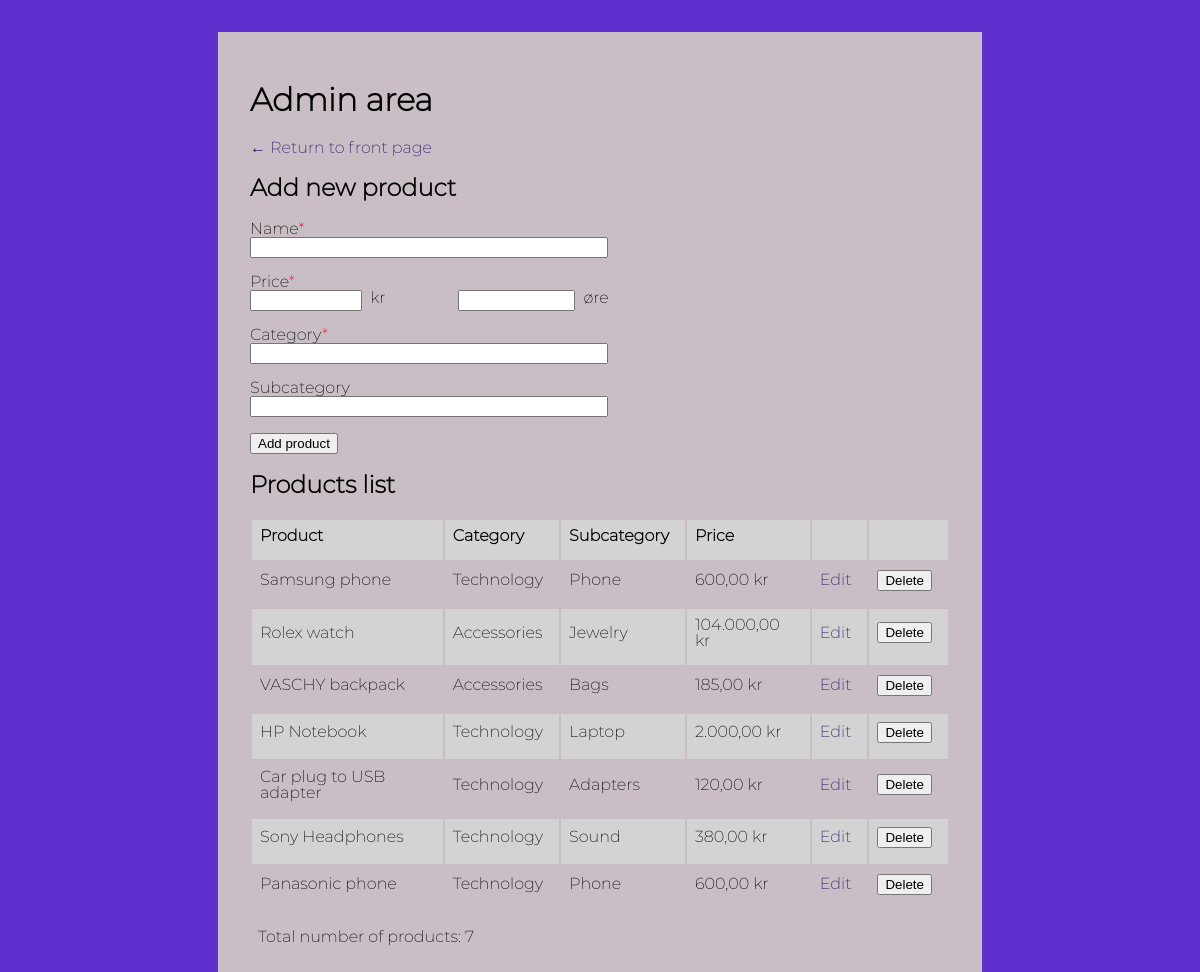
/admin.php (signed in), run on the app's committed database.
### tables this page shows
CREATE TABLE IF NOT EXISTS `products` (
  `id` int NOT NULL AUTO_INCREMENT,
  `name` varchar(255) NOT NULL,
  `price` double(10,2) NOT NULL,
  `category` varchar(255) DEFAULT NULL,
  `subCategory` varchar(255) DEFAULT NULL,
  PRIMARY KEY (`id`)
);

### admin.php (the view, shortened to what this page needs)
<?php
$authenticated = false;
if (array_key_exists('user', $_SESSION) && $_SESSION['user']['admin']) $authenticated = true;
$dbc = mysqli_connect('localhost', 'root', 'root', 'phpmandetory');
$editProduct = false;
$query = 'SELECT id, name, price, category, subCategory FROM products';
$response = mysqli_query($dbc, $query);
$products = [];
while ($product = mysqli_fetch_array($response)) {
    $products[] = [
        'id' => $product['id'],
        'name' => $product['name'],
        'price' => (int)$product['price'],
        'category' => $product['category'],
        'subCategory' => $product['subCategory'],
        'image' =>
            str_replace("'", '',
                str_replace([' '], '-',
                    str_replace(" - ", '-',
                        strtolower($product['name']))
                )
            )
    ];
}
function formatPrice(int $cents): string
{
    return number_format(($cents / 100), 2, ',', '.') . " kr";
}
$editingProduct = null;
?>
<!doctype html>
<html lang="en">
<head>
    <link rel="stylesheet" href="style.css">
</head>
<body>
    <main>
        <h1>Admin area</h1>
        <a class="return-button" href="index.php">&larr; Return to front page</a>
        <?php if ($authenticated): ?>
        <?php if (!$editProduct): ?>
            <h2>Add new product</h2>
        <?php endif; ?>
        <form action="admin.php<?php if ($editingProduct) echo "?editId=" . $editingProduct['id'] ?>" method="POST">
            <div class="input-container">
                <label for="name">Name<span class="required-star">*</span></label>
                <input type="text" name="name" id="name" required value="<?php echo $editingProduct['name'] ?? '' ?>"/>
            </div>
            <div class="split-input">
                <div class="input-container">
                    <label for="price-kr">Price<span class="required-star">*</span></label>
                    <div class="split-input">
                        <input type="number" name="price-kr" id="price-kr" required value="<?php echo substr($editingProduct['price'], 0, -2) ?? '' ?>"/>
                        <p>kr</p>
                    </div>
                </div>
                <div class="input-container">
                    <label for="price-ore" style="color: transparent;">Price</label>
                    <div class="split-input">
                        <input type="number" name="price-ore" id="price-ore" required minlength="2" value="<?php echo substr($editingProduct['price'], -2) ?? '' ?>"/>
                        <p>øre</p>
                    </div>
                </div>
            </div>
            <div class="input-container">
                <label for="category">Category<span class="required-star">*</span></label>
                <input type="text" name="category" id="category" required value="<?php echo $editingProduct['category'] ?? '' ?>"/>
            </div>
            <div class="input-container">
                <label for="subcategory">Subcategory</label>
                <input type="text" name="subCategory" id="subCategory" value="<?php echo $editingProduct['subCategory'] ?? '' ?>"/>
            </div>
            <?php if (!$editProduct): ?>
                <button type="submit">Add product</button>
            <?php endif; ?>
        </form>
        <h2>Products list</h2>
        <table class="products-administration">
            <tr>
                <th>Product</th>
                <th>Category</th>
                <th>Subcategory</th>
                <th>Price</th>
                <th></th>
                <th></th>
            </tr>
            <?php foreach ($products as $product_id => $product): ?>
                <tr>
                    <td><?php echo $product['name'] ?></td>
                    <td><?php echo $product['category'] ?></td>
                    <td><?php echo $product['subCategory'] ?></td>
                    <td><?php echo formatPrice($product['price']) ?></td>
                    <td> <a href="admin.php?editId=<?php echo $product['id'] ?>">Edit</a></td>
                    <td> <form action="admin.php?deleteId=<?php echo $product['id'] ?>" method="POST"> <button type="submit">Delete</button></form></td>
                </tr>
            <?php endforeach; ?>
        </table>
        <div class="total-products">Total number of products: <?php echo count($products) ?></div>
        <?php endif ?>
    </main>
</body>
</html>

### style.css (style rules this page uses)
html { font-family: 'montserrat'; background-color: #6030cf; }
main { width: 700px; margin: 32px auto; background-color: #c9bec5; padding: 32px; }
a { color: #260a66; text-decoration: none; }
label { display: block; }
input { display: block; width: 50%; }
.input-container { margin-bottom: 16px; }
table { width: 100%; }
th { text-align: left; }
td, th { padding: 8px 16px 16px 8px; }
tr:nth-child(odd) { background-color: lightgrey; }
.split-input { display: flex; }
.split-input p { margin: 0 0 0 8px; }
.required-star { color: red; }
.total-products { padding: 16px 8px; }

### data on the page
products: name "Samsung phone", category "Technology", subCategory "Phone", price "600,00 kr"
products: name "Rolex watch", category "Accessories", subCategory "Jewelry", price "104.000,00 kr"
products: name "VASCHY backpack", category "Accessories", subCategory "Bags", price "185,00 kr"
products: name "HP Notebook", category "Technology", subCategory "Laptop", price "2.000,00 kr"
products: name "Car plug to USB adapter", category "Technology", subCategory "Adapters", price "120,00 kr"
products: name "Sony Headphones", category "Technology", subCategory "Sound", price "380,00 kr"
products: name "Panasonic phone", category "Technology", subCategory "Phone", price "600,00 kr"

### other printed values
count($products) "7"
